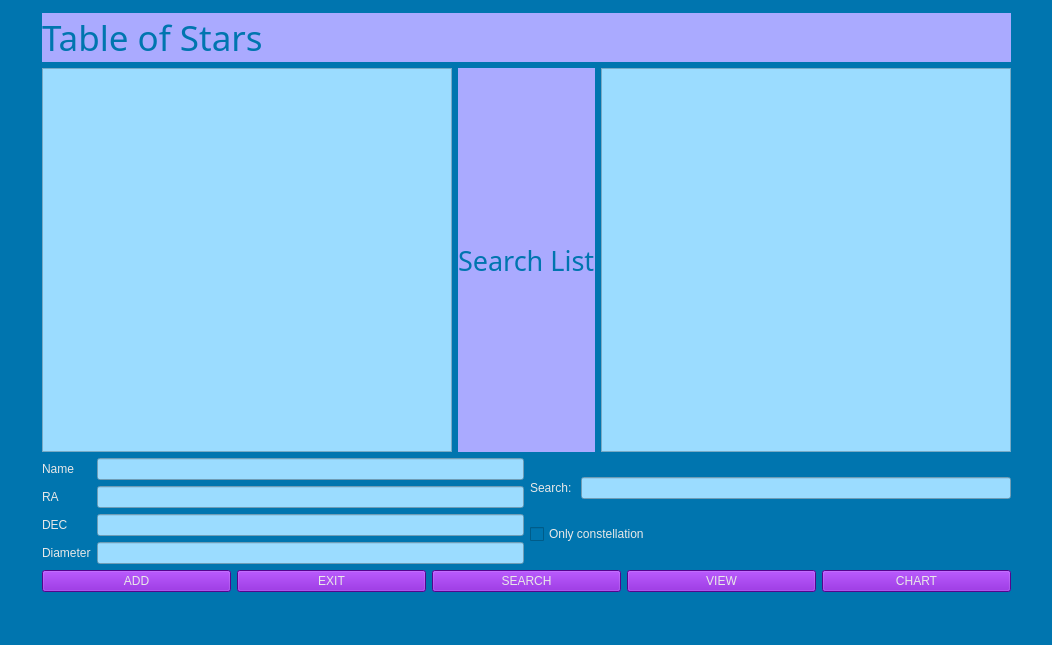
<?xml version="1.0" encoding="UTF-8"?>
<ui version="4.0">
 <class>examClass</class>
 <widget class="QMainWindow" name="examClass">
  <property name="geometry">
   <rect>
    <x>0</x>
    <y>0</y>
    <width>1052</width>
    <height>645</height>
   </rect>
  </property>
  <property name="windowTitle">
   <string>exam</string>
  </property>
  <property name="styleSheet">
   <string notr="true">background-color:rgb(0, 117, 175);</string>
  </property>
  <widget class="QWidget" name="centralWidget">
   <widget class="QPushButton" name="add_button">
    <property name="geometry">
     <rect>
      <x>34</x>
      <y>361</y>
      <width>93</width>
      <height>29</height>
     </rect>
    </property>
    <property name="styleSheet">
     <string notr="true">background-color: rgb(119, 6, 199);
font: 75 20pt &quot;8514oem&quot;;
color: rgb(232, 232, 232);</string>
    </property>
    <property name="text">
     <string>ADD</string>
    </property>
   </widget>
   <widget class="QWidget" name="layoutWidget">
    <property name="geometry">
     <rect>
      <x>31</x>
      <y>2</y>
      <width>991</width>
      <height>601</height>
     </rect>
    </property>
    <layout class="QVBoxLayout" name="verticalLayout_5">
     <item>
      <layout class="QVBoxLayout" name="verticalLayout_4">
       <item>
        <widget class="QLabel" name="label_4">
         <property name="font">
          <font>
           <family>8514oem</family>
           <pointsize>26</pointsize>
           <weight>9</weight>
           <italic>false</italic>
           <bold>false</bold>
          </font>
         </property>
         <property name="styleSheet">
          <string notr="true">font: 75 26pt &quot;8514oem&quot;;
background-color: rgb(170, 170, 255);
color: rgb(0, 117, 175);</string>
         </property>
         <property name="text">
          <string>Table of Stars</string>
         </property>
        </widget>
       </item>
       <item>
        <layout class="QHBoxLayout" name="horizontalLayout_3">
         <item>
          <widget class="QTableView" name="tableView">
           <property name="enabled">
            <bool>true</bool>
           </property>
           <property name="styleSheet">
            <string notr="true">background-color: rgb(155, 220, 255);</string>
           </property>
           <property name="dragEnabled">
            <bool>false</bool>
           </property>
           <property name="dragDropOverwriteMode">
            <bool>true</bool>
           </property>
          </widget>
         </item>
         <item>
          <widget class="QLabel" name="label_5">
           <property name="font">
            <font>
             <family>8514oem</family>
             <pointsize>20</pointsize>
             <weight>9</weight>
             <italic>false</italic>
             <bold>false</bold>
            </font>
           </property>
           <property name="styleSheet">
            <string notr="true">font: 75 20pt &quot;8514oem&quot;;
color: rgb(0, 117, 175);
background-color: rgb(170, 170, 255);</string>
           </property>
           <property name="text">
            <string>Search List</string>
           </property>
          </widget>
         </item>
         <item>
          <widget class="QListWidget" name="list_search">
           <property name="styleSheet">
            <string notr="true">background-color: rgb(155, 220, 255);</string>
           </property>
          </widget>
         </item>
        </layout>
       </item>
      </layout>
     </item>
     <item>
      <layout class="QHBoxLayout" name="horizontalLayout_5">
       <item>
        <layout class="QHBoxLayout" name="horizontalLayout">
         <item>
          <layout class="QVBoxLayout" name="verticalLayout">
           <item>
            <widget class="QLabel" name="label">
             <property name="styleSheet">
              <string notr="true">font: 75 20pt &quot;8514oem&quot;;
color: rgb(232, 232, 232);</string>
             </property>
             <property name="text">
              <string>Name</string>
             </property>
            </widget>
           </item>
           <item>
            <widget class="QLabel" name="label_2">
             <property name="styleSheet">
              <string notr="true">font: 75 20pt &quot;8514oem&quot;;
color: rgb(232, 232, 232);</string>
             </property>
             <property name="text">
              <string>RA</string>
             </property>
            </widget>
           </item>
           <item>
            <widget class="QLabel" name="label_6">
             <property name="styleSheet">
              <string notr="true">font: 75 20pt &quot;8514oem&quot;;
color: rgb(232, 232, 232);</string>
             </property>
             <property name="text">
              <string>DEC</string>
             </property>
            </widget>
           </item>
           <item>
            <widget class="QLabel" name="label_3">
             <property name="styleSheet">
              <string notr="true">font: 75 20pt &quot;8514oem&quot;;
color: rgb(232, 232, 232);</string>
             </property>
             <property name="text">
              <string>Diameter</string>
             </property>
            </widget>
           </item>
          </layout>
         </item>
         <item>
          <layout class="QVBoxLayout" name="verticalLayout_2">
           <item>
            <widget class="QLineEdit" name="line_name">
             <property name="styleSheet">
              <string notr="true">background-color: rgb(155, 220, 255);</string>
             </property>
            </widget>
           </item>
           <item>
            <widget class="QLineEdit" name="line_ra">
             <property name="styleSheet">
              <string notr="true">background-color: rgb(155, 220, 255);</string>
             </property>
            </widget>
           </item>
           <item>
            <widget class="QLineEdit" name="line_dec">
             <property name="styleSheet">
              <string notr="true">background-color: rgb(155, 220, 255);</string>
             </property>
            </widget>
           </item>
           <item>
            <widget class="QLineEdit" name="line_diameter">
             <property name="styleSheet">
              <string notr="true">background-color: rgb(155, 220, 255);</string>
             </property>
            </widget>
           </item>
          </layout>
         </item>
        </layout>
       </item>
       <item>
        <layout class="QVBoxLayout" name="verticalLayout_3">
         <item>
          <layout class="QHBoxLayout" name="horizontalLayout_4">
           <item>
            <widget class="QLabel" name="label_7">
             <property name="styleSheet">
              <string notr="true">font: 75 20pt &quot;8514oem&quot;;
color: rgb(232, 232, 232);</string>
             </property>
             <property name="text">
              <string>Search: </string>
             </property>
            </widget>
           </item>
           <item>
            <widget class="QLineEdit" name="line_search">
             <property name="styleSheet">
              <string notr="true">background-color: rgb(155, 220, 255);</string>
             </property>
            </widget>
           </item>
          </layout>
         </item>
         <item>
          <widget class="QCheckBox" name="check_const">
           <property name="styleSheet">
            <string notr="true">font: 75 20pt &quot;8514oem&quot;;
color: rgb(232, 232, 232);</string>
           </property>
           <property name="text">
            <string>Only constellation</string>
           </property>
          </widget>
         </item>
        </layout>
       </item>
      </layout>
     </item>
     <item>
      <layout class="QHBoxLayout" name="horizontalLayout_2">
       <item>
        <widget class="QPushButton" name="add_button_2">
         <property name="styleSheet">
          <string notr="true">background-color: rgb(119, 6, 199);
font: 75 20pt &quot;8514oem&quot;;
color: rgb(232, 232, 232);</string>
         </property>
         <property name="text">
          <string>ADD</string>
         </property>
        </widget>
       </item>
       <item>
        <widget class="QPushButton" name="exit_button">
         <property name="styleSheet">
          <string notr="true">background-color: rgb(119, 6, 199);
font: 75 20pt &quot;8514oem&quot;;
color: rgb(232, 232, 232);</string>
         </property>
         <property name="text">
          <string>EXIT</string>
         </property>
        </widget>
       </item>
       <item>
        <widget class="QPushButton" name="search_button">
         <property name="styleSheet">
          <string notr="true">background-color: rgb(119, 6, 199);
font: 75 20pt &quot;8514oem&quot;;
color: rgb(232, 232, 232);</string>
         </property>
         <property name="text">
          <string>SEARCH</string>
         </property>
        </widget>
       </item>
       <item>
        <widget class="QPushButton" name="view_button">
         <property name="styleSheet">
          <string notr="true">background-color: rgb(119, 6, 199);
font: 75 20pt &quot;8514oem&quot;;
color: rgb(232, 232, 232);</string>
         </property>
         <property name="text">
          <string>VIEW</string>
         </property>
        </widget>
       </item>
       <item>
        <widget class="QPushButton" name="chart_button">
         <property name="styleSheet">
          <string notr="true">background-color: rgb(119, 6, 199);
font: 75 20pt &quot;8514oem&quot;;
color: rgb(232, 232, 232);</string>
         </property>
         <property name="text">
          <string>CHART</string>
         </property>
        </widget>
       </item>
      </layout>
     </item>
    </layout>
   </widget>
  </widget>
  <widget class="QStatusBar" name="statusBar"/>
 </widget>
 <layoutdefault spacing="6" margin="11"/>
 <resources>
  <include location="exam.qrc"/>
 </resources>
 <connections/>
</ui>
